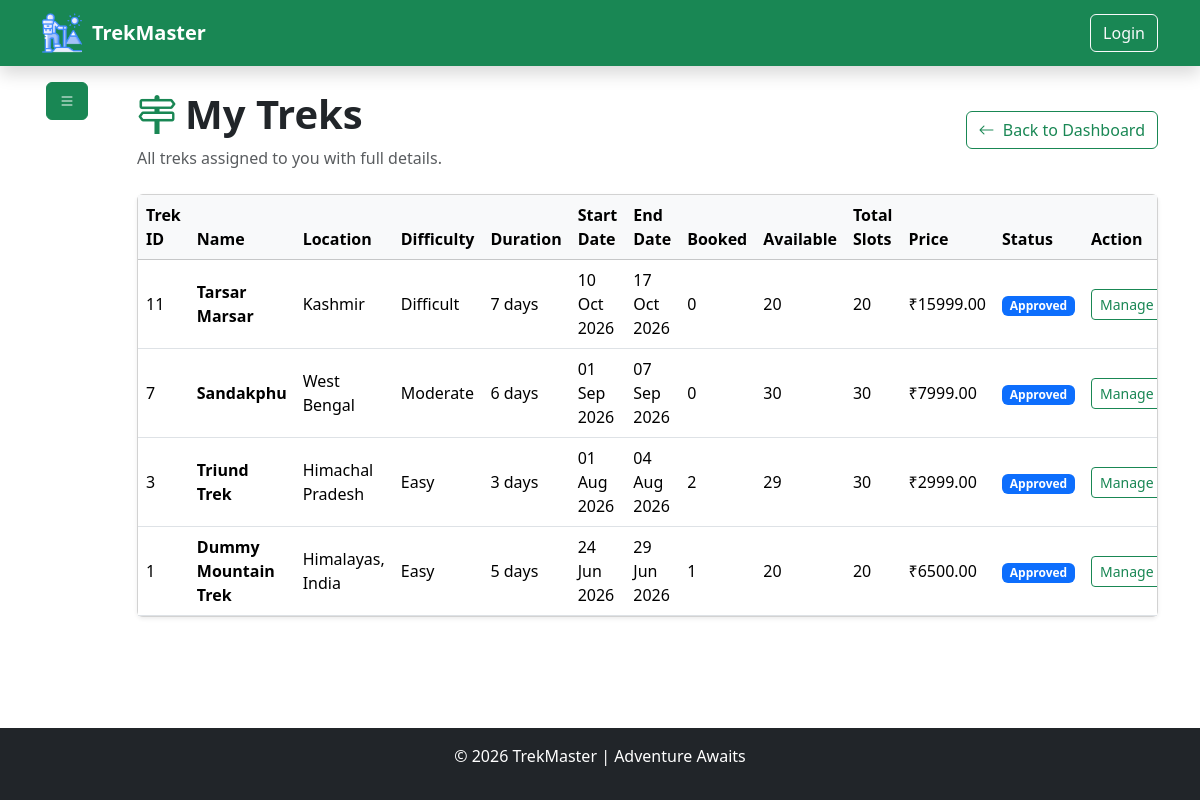
The app's page /trekstaff/my-treks (signed in), older data.
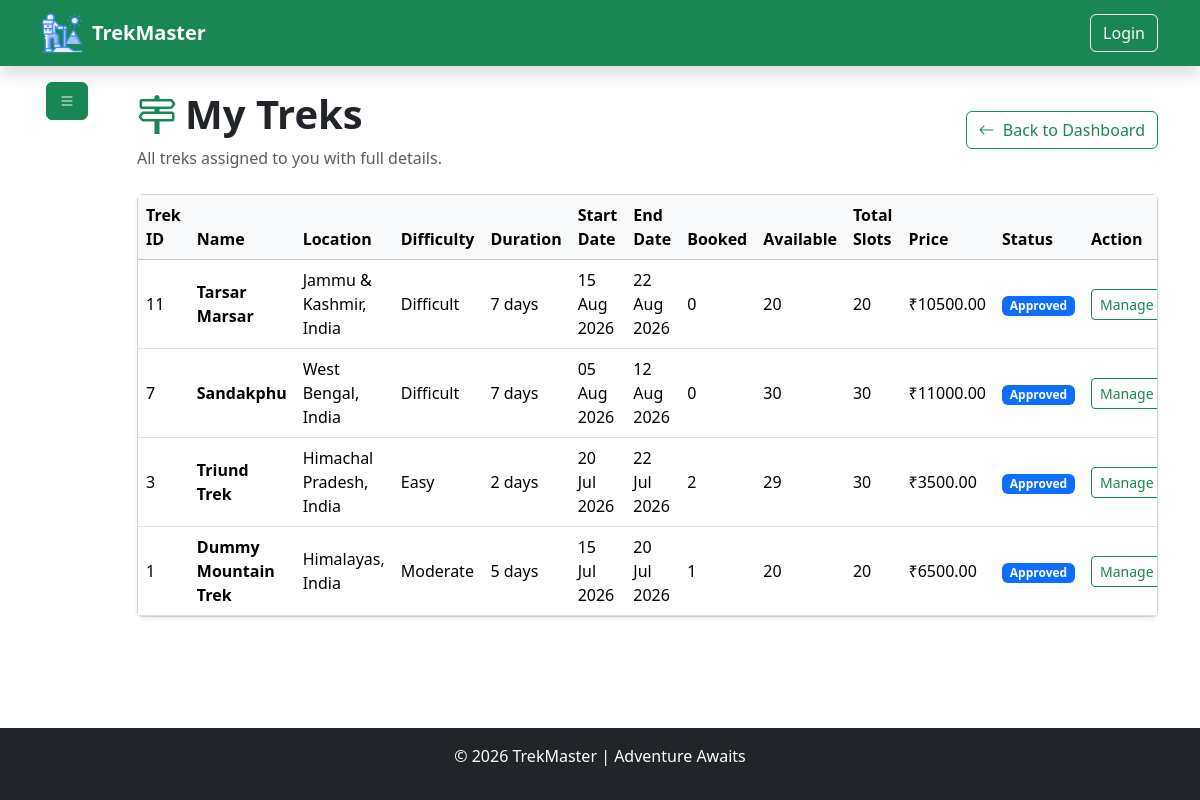
The same page, newer data.
### model/model.py (models this page shows)
class BaseModel(TimeStampMixin, db.Model):
    __abstract__ = True  ## means this class is not a table in the database, but it can be inherited by other models to have common fields [new concept of abstract base class in SQLAlchemy]
    id = db.Column(db.Integer, primary_key=True)

class TrekModel(BaseModel):
    __tablename__ = "treks"
    name = db.Column(db.String(100), nullable=False)
    location = db.Column(db.String(100), nullable=False)
    difficulty = db.Column(db.Enum(TrekDifficulty), nullable=False)
    duration = db.Column(db.Integer, nullable=False)  # in days
    total_slots = db.Column(db.Integer, nullable=False, default=10)
    available_slots = db.Column(db.Integer, nullable=False, default=10)
    price = db.Column(db.Numeric(10, 2), nullable=False)
    description = db.Column(db.String(600), nullable=True)
    image_url = db.Column(db.String(200), nullable=True)
    starting_at = db.Column(db.DateTime, nullable=False, default=datetime.utcnow)
    ending_at = db.Column(db.DateTime, nullable=False)
    status = db.Column(db.Enum(TrekStatus), default=TrekStatus.PENDING, nullable=False)
    assigned_staff_id = db.Column(db.Integer, db.ForeignKey("staffs.id"), nullable=True)
    bookings = db.relationship(
        "BookingModel", backref=db.backref("trek", lazy=True), lazy=True, cascade="all, delete-orphan"
    )  # one to many relationship with BookingModel
    __table_args__ = (
        db.CheckConstraint(
            "available_slots <= total_slots", name="check_available_slots"
        ),
        db.CheckConstraint("starting_at < ending_at", name="ending before start constraint"),
        db.CheckConstraint("price >= 0", name="zero_price_constraint"),
    )

### utils/authentication.py (the view)
    def wrapper(*args , **kwargs):
        if "user_id" not in session:
            flash("Please log in to access this page.", "danger")
            return redirect("/auth/login")
        user = UserModel.query.filter_by(id=session["user_id"]).first()
        if not user:
            flash("User not found.", "danger")
            return redirect("/auth/login")
        return func(
            *args,
            **kwargs
        )

### controller/trek_staff_controller.py (called while the page is built)
def get_current_staff():
    user_id = session.get("user_id")
    staff = StaffModel.query.filter_by(user_id=user_id).first()
    return staff

def load_trek_stats(treks):
    for trek in treks:
        trek.booked_participants = len(
            [b for b in trek.bookings if b.status == BookingStatus.BOOKED]
        )
    return treks

def my_treks():
    staff = get_current_staff()
    if not staff:
        flash("Staff not found.", "danger")
        return redirect(url_for("authentication.login"))
    assigned_treks = (
        TrekModel.query.filter_by(assigned_staff_id=staff.id)
        .order_by(TrekModel.id.desc())
        .all()
    )
    load_trek_stats(assigned_treks)
    return render_template(
        "trekStaff/my_treks.html",
        staff=staff,
        assigned_treks=assigned_treks,
    )

### routes/trek_staff_routes.py (called while the page is built)
@trek_staff_bp.route("/my-treks")
@is_logged_in
@role_required(UserRole.STAFF)
def my_treks():
    return trek_staff_ctrl.my_treks()

### utils/authentication.py (called while the page is built)
def is_logged_in(func):
    def wrapper(*args , **kwargs):
        if "user_id" not in session:
            flash("Please log in to access this page.", "danger")
            return redirect("/auth/login")
        user = UserModel.query.filter_by(id=session["user_id"]).first()
        if not user:
            flash("User not found.", "danger")
            return redirect("/auth/login")
        return func(
            *args,
            **kwargs
        )
    wrapper.__name__ = func.__name__
    wrapper.__doc__ = func.__doc__
    wrapper.__module__ = func.__module__
    return wrapper

### templates/trekStaff/my_treks.html (shortened to what this page needs)
{% extends "base.html" %}
{% block content %}
<div class="container">
    <div class="row">
        <div class="col-1 p-0">
            {% include "trekStaff/sidebar.html" %}
        </div>
        <div class="col-11">
            <div class="py-4">
                <div class="d-flex justify-content-between align-items-center mb-4">
                    <div>
                        <h1 class="fw-bold d-flex align-items-center gap-2">
                            <i class="bi bi-signpost-2 text-success"></i>
                            My Treks
                        </h1>
                        <p class="text-muted mb-0">
                            All treks assigned to you with full details.
                        </p>
                    </div>
                    <a href="/trekstaff/dashboard" class="btn btn-outline-success">
                        <i class="bi bi-arrow-left me-1"></i>
                        Back to Dashboard
                    </a>
                </div>
                <div class="card shadow-sm">
                    <div class="table-responsive">
                        <table class="table table-hover align-middle mb-0">
                            <thead class="table-light">
                                <tr>
                                    <th>Trek ID</th>
                                    <th>Name</th>
                                    <th>Location</th>
                                    <th>Difficulty</th>
                                    <th>Duration</th>
                                    <th>Start Date</th>
                                    <th>End Date</th>
                                    <th>Booked</th>
                                    <th>Available</th>
                                    <th>Total Slots</th>
                                    <th>Price</th>
                                    <th>Status</th>
                                    <th>Action</th>
                                </tr>
                            </thead>
                            <tbody>
                                {% for trek in assigned_treks %}
                                <tr>
                                    <td>{{ trek.id }}</td>
                                    <td class="fw-semibold">{{ trek.name }}</td>
                                    <td>{{ trek.location }}</td>
                                    <td class="text-capitalize">{{ trek.difficulty.value }}</td>
                                    <td>{{ trek.duration }} days</td>
                                    <td>{{ trek.starting_at.strftime("%d %b %Y") }}</td>
                                    <td>{{ trek.ending_at.strftime("%d %b %Y") }}</td>
                                    <td>{{ trek.booked_participants }}</td>
                                    <td>{{ trek.available_slots }}</td>
                                    <td>{{ trek.total_slots }}</td>
                                    <td>₹{{ trek.price }}</td>
                                    <td>
                                        {% if trek.status.value == 'open' %}
                                        <span class="badge bg-success">Open</span>
                                        {% elif trek.status.value == 'closed' %}
                                        <span class="badge bg-danger">Closed</span>
                                        {% elif trek.status.value == 'started' %}
                                        <span class="badge bg-info">Started</span>
                                        {% elif trek.status.value == 'completed' %}
                                        <span class="badge bg-secondary">Completed</span>
                                        {% elif trek.status.value == 'approved' %}
                                        <span class="badge bg-primary">Approved</span>
                                        {% else %}
                                        <span class="badge bg-light text-dark text-capitalize">{{ trek.status.value }}</span>
                                        {% endif %}
                                    </td>
                                    <td>
                                        <a href="/trekstaff/manage-trek/{{ trek.id }}" class="btn btn-outline-success btn-sm">
                                            Manage
                                        </a>
                                    </td>
                                </tr>
                                {% endfor %}
                            </tbody>
                        </table>
                    </div>
                </div>
            </div>
        </div>
    </div>
</div>
{% endblock %}

### templates/Base.html (shortened to what this page needs)
<!doctype html>
<html lang="en">
  <head>
    <link
      href="https://cdn.jsdelivr.net/npm/bootstrap@5.3.8/dist/css/bootstrap.min.css"
      rel="stylesheet"
    />
     <link href="https://cdn.jsdelivr.net/npm/bootstrap-icons@1.13.1/font/bootstrap-icons.min.css" rel="stylesheet">
  </head>
<body class="d-flex flex-column min-vh-100">
    {% include 'inclues/navbar.html' %}
     <div class="flex-grow-1">
        {% block content %} {% endblock %}
     </div>
    {% include 'inclues/footer.html' %}
</body>
</html>

### templates/inclues/navbar.html (shortened to what this page needs)
<nav class="navbar navbar-expand-lg navbar-dark bg-success shadow">
    <div class="container">
        <a class="navbar-brand fw-bold d-flex align-items-center" href="/">
            <img src="../../static/hiking.png" alt="" style="width: 40px; height: 40px; margin-right: 10px;">
            <span>TrekMaster</span>
        </a>
        <div class="collapse navbar-collapse" id="navbarNav">
            <ul class="navbar-nav ms-auto">
                <li class="nav-item">
                    <a class="btn btn-outline-light" href="/auth/login">Login</a>
                </li>
            </ul>
        </div>
    </div>
</nav>

### templates/trekStaff/sidebar.html (shortened to what this page needs)
<button
    class="btn btn-success m-3"
    type="button"
    data-bs-toggle="offcanvas"
    data-bs-target="#staffSidebar"
    aria-controls="staffSidebar">
    <i class="bi bi-list"></i>
</button>

### templates/inclues/footer.html
<footer class="bg-dark text-white text-center py-3">
    <div class="container">
        <p class="">
            © 2026 TrekMaster | Adventure Awaits
        </p>
    </div>
</footer>

Row changes from the older to the newer data that the page shows:
changed TrekModel "Tarsar Marsar": location "Kashmir" → "Jammu & Kashmir, India"; starting_at "10 Oct 2026" → "15 Aug 2026"; ending_at "17 Oct 2026" → "22 Aug 2026"; price "15999.00" → "10500.00"
changed TrekModel "Sandakphu": location "West Bengal" → "West Bengal, India"; difficulty.value "Moderate" → "Difficult"; duration "6" → "7"; starting_at "01 Sep 2026" → "05 Aug 2026"; ending_at "07 Sep 2026" → "12 Aug 2026"; price "7999.00" → "11000.00"
changed TrekModel "Triund Trek": location "Himachal Pradesh" → "Himachal Pradesh, India"; duration "3" → "2"; starting_at "01 Aug 2026" → "20 Jul 2026"; ending_at "04 Aug 2026" → "22 Jul 2026"; price "2999.00" → "3500.00"
changed TrekModel "Dummy Mountain Trek": difficulty.value "Easy" → "Moderate"; starting_at "24 Jun 2026" → "15 Jul 2026"; ending_at "29 Jun 2026" → "20 Jul 2026"
